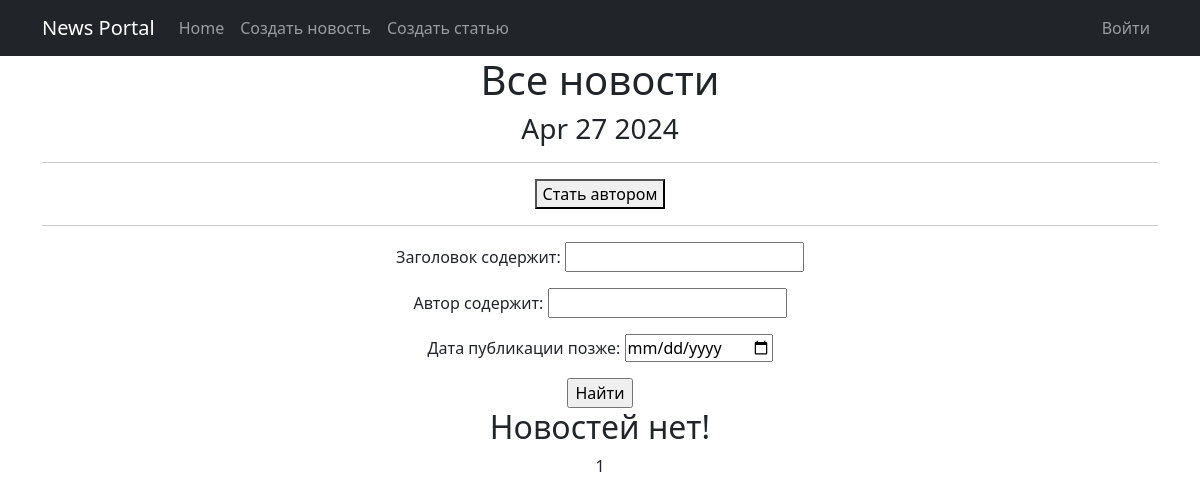
Before: /news/ with the older database file.
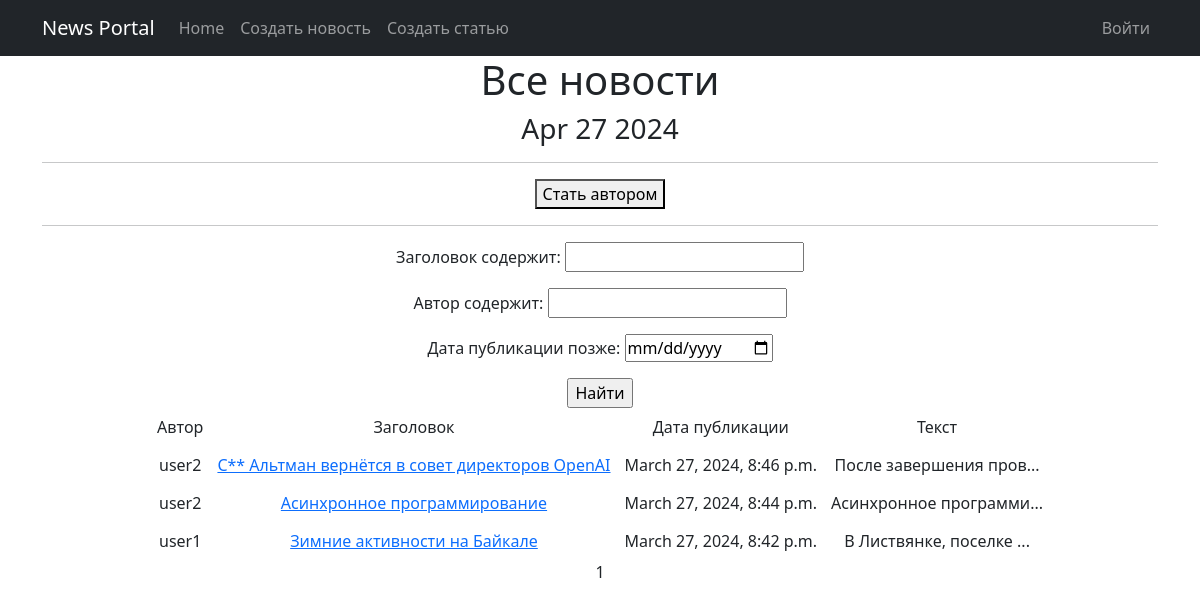
After: the same page with the newer database file.
### news_app/models.py (models this page shows, shortened)
class Post(models.Model):
    news = 'NE'
    article = 'AR'
    variant = [
        (news, 'Новость'),
        (article, 'Статья')]
    author = models.ForeignKey(Author, on_delete = models.CASCADE)
    _type = models.CharField(max_length = 2, choices = variant, default = news)
    pub_date = models.DateTimeField(auto_now_add = True)
    title = models.CharField(max_length = 255)
    text = models.TextField()
    rating = models.IntegerField(default = 0)
    category = models.ManyToManyField(Category, through = 'PostCategory')
    def preview(self):
        return self.text[:21] + '...'

class Author(models.Model):
    user = models.OneToOneField(User, on_delete = models.CASCADE)
    rating = models.IntegerField(default = 0)

### news_app/views.py (the view)
# urls.py: path('', PostsList.as_view(), name='post_list'),
class PostsList(ListView):
    model =  Post
    ordering = '-pub_date'
    template_name = 'news.html'
    context_object_name = 'news'
    paginate_by = 10
    def get_queryset(self):
        queryset = super().get_queryset()
        self.filterset = PostFilter(self.request.GET, queryset)
        return self.filterset.qs
    def get_context_data(self, **kwargs):
        context = super().get_context_data(**kwargs)
        context['filterset'] = self.filterset
        context['is_not_author'] = not self.request.user.groups.filter(name='authors').exists()
        return context

### news_app/templatetags/custom_filters.py (called while the page is built)
@register.filter()
def censor(value):
    res = ''
    for word in value.split():
        if word in words:
            res += word[0] + '*'*(len(word)-1) + ' '
        else:
            res += word + ' '
    return res[:-1]

### news_app/templatetags/custom_tags.py (called while the page is built)
@register.simple_tag()
def current_time(format_string='%b %d %Y'):
   return datetime.utcnow().strftime(format_string)

### templates/news.html (shortened to what this page needs)
{% extends 'flatpages/default.html' %}
{% load custom_filters %}
{% load custom_tags %}
{% block content %}
    <h1>Все новости</h1>
    <h3>{% current_time '%b %d %Y' %}</h3>
    <hr>
    {% if is_not_author %}
    <form action="/login/upgrade/">
        <button>Стать автором</button>
    </form>
    <hr>
    {% endif %}
    <form action="" method='get'>
        {{ filterset.form.as_p }}
        <input type='submit' value='Найти' />
    </form>
    {% if news %}
        <table  align='center' cellpadding="7">
            <tr>
                <td>Автор</td>
                <td>Заголовок</td>
                <td>Дата публикации</td>
                <td>Текст</td>
            </tr>
            {% for post in news %}
            <tr>
                <td>{{ post.author.user.username }}</td>
                <td><a href="/news/{{ post.id }}">{{ post.title|censor }}</a></td>
                <td>{{ post.pub_date }}</td>
                <td>{{ post.preview|censor }}</td>
            </tr>
            {% endfor %}
        </table>
    {% else %}
        <h2>Новостей нет!</h2>
    {% endif %}
    {{ page_obj.number }}
{% endblock content %}

### templates/flatpages/default.html (shortened to what this page needs)
<!DOCTYPE html>
<html lang="en">
    <head>
        {% load static %}
        {% load custom_tags %}
        <link href="{% static 'css/styles.css' %}" rel="stylesheet" />
    </head>
    <body>
        <nav class="navbar navbar-expand-lg navbar-dark bg-dark static-top">
            <div class="container">
                <a class="navbar-brand" href="/news/">News Portal</a>
                <div class="collapse navbar-collapse" id="navbarResponsive">
                    <ul class="navbar-nav ml-auto">
                        <li class="nav-item active">
                            <a class="nav-link" href="/news/">Home</a>
                        </li>
                        <li class="nav-item active">
                            <a class="nav-link" href="/news/create/">Создать новость</a>
                        </li>
                        <li class="nav-item active">
                            <a class="nav-link" href="/articles/create/">Создать статью</a>
                        </li>
                    </ul>
                </div>
                {% if user.is_authenticated %}
                <div align="right">
                    <ul class="navbar-nav ml-auto">
                        <li class="nav-item active">
                            <a class="nav-link" href="/login/logout/">Выйти</a>
                        </li>
                    </ul>
                </div>
                {% else %}
                <div align="right">
                    <ul class="navbar-nav ml-auto">
                        <li class="nav-item active">
                            <a class="nav-link" href="/accounts/login/">Войти</a>
                        </li>
                    </ul>
                </div>
                {% endif %}
            </div>
         </nav>
        <div class="container">
            <div class="row">
                <div class="col-lg-12 text-center">
                    {% block content %}{% endblock content %}
                </div>
            </div>
         </div>
    </body>
</html>

Changed rows visible on the page:
added Post: author.user.username "user2", title|censor "С** Альтман вернётся в совет директоров OpenAI", pub_date "March 27, 2024, 8:46 p.m.", preview|censor "После завершения пров..."
added Post: author.user.username "user2", title|censor "Асинхронное программирование", pub_date "March 27, 2024, 8:44 p.m.", preview|censor "Асинхронное программи..."
added Post: author.user.username "user1", title|censor "Зимние активности на Байкале", pub_date "March 27, 2024, 8:42 p.m.", preview|censor "В Листвянке, поселке ..."
Other visible differences:
text no longer shown: "Новостей нет!"
text now shown: "Автор Заголовок Дата публикации Текст"
